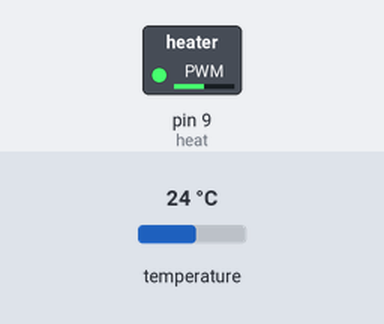
The sketch below on a simulated Arduino Uno, built with avr-gcc and run on an emulated ATmega328P. Shown: switched loads named in the sketch (green lamp = pin HIGH). The test bench sets the inputs (shaded band); at power-on: temperature 24 °C. What the sketch prints to the serial monitor is not drawn.

Above: at 0.1 s.
Timing chart, 0 to 1.6 s (numbered marks = the images above):
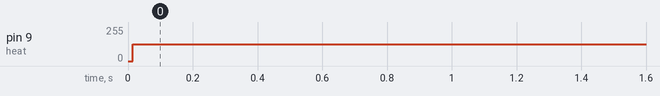

The sketch:

temp_read_updated.ino
```cpp
//temperature sensing libraries for DS18B20
#include <OneWire.h>
#include <DallasTemperature.h>

//Data wire is plugged into port EDIT CURRENTLY 12 on Arduino
#define ONE_WIRE_BUS 12

//Temperature rigamarole
OneWire oneWire(ONE_WIRE_BUS);
DallasTemperature sensors(&oneWire);

//Temperature variables
float mattressTemp;
int heat = 9;           // the PWM pin the element is attached to
int fifty = 127;          // how bright the LED is
int seventyFive = 191;    // how many points to fade the LED by


void setup() {
  // declare pin 9 to be an output:
  pinMode(heat, OUTPUT);

  Serial.begin(9600);
  Serial.print("setup");

  //begin temperature reading
  sensors.begin();
}

void loop() {
  //read sensors
  sensorRead();
  //delay(500);
}

void sensorRead() {
  // set the brightness of pin 9:
  analogWrite(heat, fifty);

  sensors.requestTemperatures();

  mattressTemp = sensors.getTempCByIndex(0);

  //Serial.print("Temp Celcius: ");
  //Serial.print(mattressTemp);
  Serial.println(mattressTemp);
  //Serial.print("\n");
  delay(100);
}
```

Measured:
- by itself, pin 9 (heat): 0/255 → 127/255 at 0.02 s
